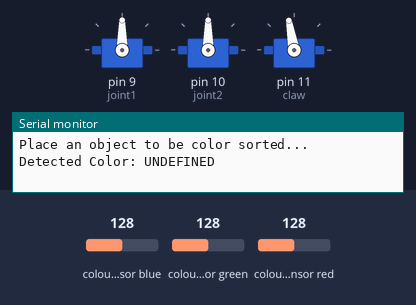
A sketch run on a simulated Arduino Uno, built with avr-gcc and run on an emulated ATmega328P. Parts: 3 × servo, the last lines printed to the serial monitor. Wiring (inferred from the names in the program): TCS3200 colour sensor: output pin 8; S2 pin 6; S3 pin 7; S0 pin 4; S1 pin 5. Inputs (shaded band) come from the test bench; at power-on: colour sensor blue 128, colour sensor green 128, colour sensor red 128.

Above: at 4.2 s.
4.3 s: colour sensor blue set to 191
At 7.4 s:
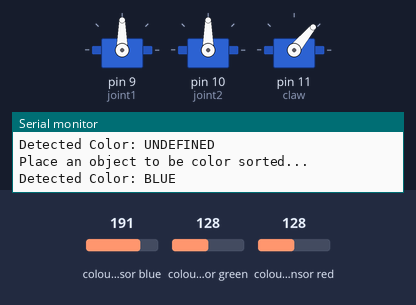
At 8.3 s:
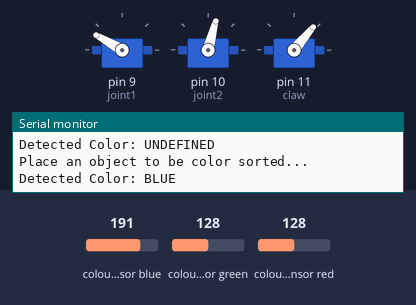
10.3 s: colour sensor green set to 250
At 14.2 s:
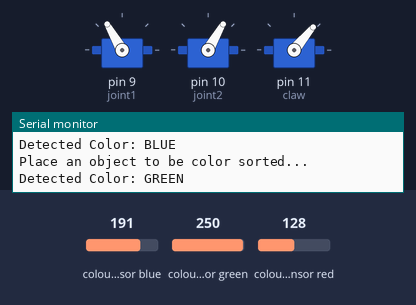
Timing chart, 0 to 19.3 s (numbered marks = the images above; inputs shaded):
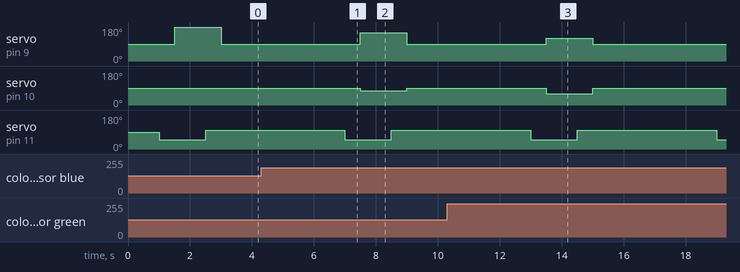

The sketch:

Color_Sorting_Arduino_Robotic_Arm.ino
```cpp
#include <Servo.h>

// Define the Servo objects
Servo joint1, joint2, claw;

// Color Sensor Pins for TCS3200
const int S0 = 4, S1 = 5, S2 = 6, S3 = 7, OUT = 8;

const int BIN_POSITIONS[4][2] = {
  {90, 45}, // Bin 1
  {120, 60}, // Bin 2
  {150, 75}, // Bin 3
  {180, 90}, // Bin 4
};

// Pick Up Position
const int PICKUP_POS[2] = {90, 90};

// Claw open/close
const int CLAW_OPEN = 100;
const int CLAW_CLOSED = 50;

void setup() {
  // put your setup code here, to run once:
  Serial.begin(9600);

  joint1.attach(9);
  joint2.attach(10);
  claw.attach(11);

  pinMode(S0, OUTPUT);
  pinMode(S1, OUTPUT);
  pinMode(S2, OUTPUT);
  pinMode(S3, OUTPUT);
  pinMode(OUT, INPUT);

  digitalWrite(S0, HIGH);
  digitalWrite(S1, LOW);
}

void loop() {
  // put your main code here, to run repeatedly:
  Serial.println("Place an object to be color sorted...");

  String detectedColor = readColor();
  Serial.print("Detected Color: ");
  Serial.println(detectedColor);

  pickAndPlace(detectedColor);

  delay(1997);
}

String readColor() {
  int red, green, blue;

  digitalWrite(S2, LOW);
  digitalWrite(S3, LOW);
  red = pulseIn(OUT, LOW);

  digitalWrite(S2, HIGH);
  digitalWrite(S3, HIGH);
  green = pulseIn(OUT, LOW);

  digitalWrite(S2, LOW);
  digitalWrite(S3, HIGH);
  blue = pulseIn(OUT, LOW);

  if (red < blue && red < green) return "RED";
  if (green < blue && green < red) return "GREEN";
  if (blue < red && blue < green) return "BLUE";
  return "UNDEFINED";
}

void moveArm(int angle1, int angle2) {
  joint1.write(angle1);
  joint2.write(angle2);
  delay(1000);
}

void pickAndPlace(String color) {
  int binIndex;

  if (color == "RED") binIndex = 0;
  else if (color == "GREEN") binIndex = 1;
  else if (color == "BLUE") binIndex = 2;
  else binIndex = 3;

  moveArm(PICKUP_POS[0], PICKUP_POS[1]);

  claw.write(CLAW_CLOSED);
  delay(500);

  moveArm(BIN_POSITIONS[binIndex][0], BIN_POSITIONS[binIndex][1]);

  claw.write(CLAW_OPEN);
  delay(500);

  moveArm(PICKUP_POS[0], PICKUP_POS[1]);
}
```

Measured:
- after the input at 4.3 s, servo on pin 10 (joint2): 90° → 75° after 3.2 s, → 90° 1.5 s later
